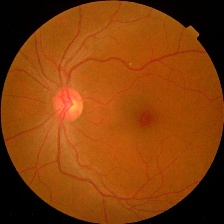
#> input picture datasets_augmented/aptos/test/images/c0_0000_e4dcca36ceb4.jpg, 224 x 224 px, found by its file name; its folder holds only this picture in this run
$ jupyter execute --allow-errors testam_chestii.ipynb
#> lines starting #> are read from the running program, lines starting #| are printed output that depends on the picture; after the words box and inside, x2 and y2 are one past the last pixel; in counts of white or black regions, pixels touching at a corner belong together
# B:\Projects\Disertatie\Diabetic-Retinopathy-Classifier\datasets\aptos19_sorted\NO_DR\0a38b552372d_0.png

[cell 1]
import cv2
import numpy as np
import matplotlib.pyplot as plt

def procesare_ben_graham_detaliata(image_path, size=512):
    # 1. Incarcare si Resize
#> called with size = 512
    img = cv2.imread(image_path)
#> img is the input picture: shape (224, 224, 3); mean B, G, R 10.3, 62.6, 132.7
    if img is None:
        raise ValueError(f"Nu s-a gasit imaginea la calea: {image_path}")

    img_resized = cv2.resize(img, (size, size))
    img_rgb = cv2.cvtColor(img_resized, cv2.COLOR_BGR2RGB)
    gray = cv2.cvtColor(img_resized, cv2.COLOR_BGR2GRAY)
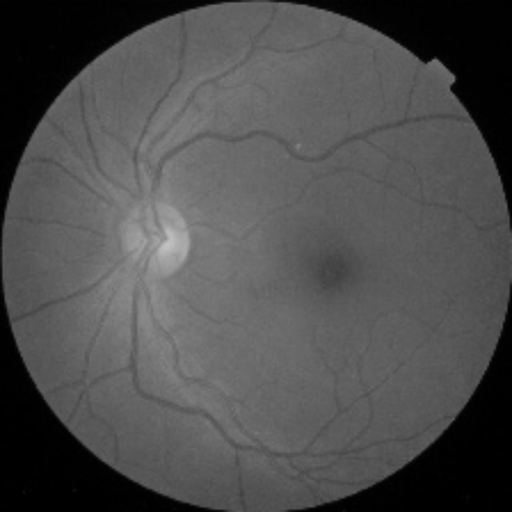
#> gray: shape (512, 512); min 0, max 195, mean 77.5

    # =========================================================
    # PASUL 1: Extragerea și Eroziunea Măștii
    # =========================================================
    _, thresh = cv2.threshold(gray, 10, 255, cv2.THRESH_BINARY)
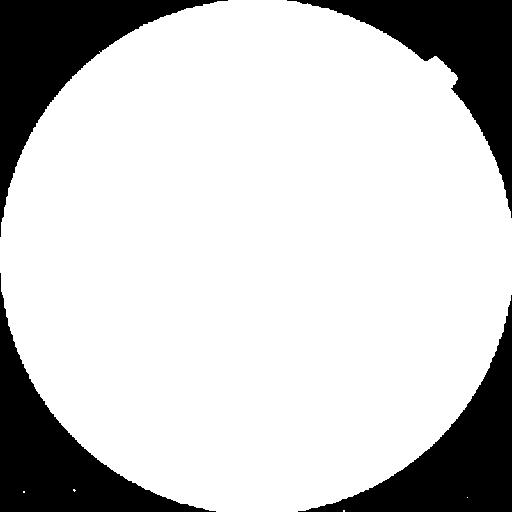
#> thresh: shape (512, 512); 79.5% white; 4 black regions, box (x1, y1, x2, y2) and area: (0, 0, 228, 237) 13919, (0, 273, 216, 512) 13518, (298, 295, 512, 512) 13123, (287, 0, 512, 218) 13052
    kernel_clean = cv2.getStructuringElement(cv2.MORPH_ELLIPSE, (15, 15))
    thresh_clean = cv2.morphologyEx(thresh, cv2.MORPH_OPEN, kernel_clean)
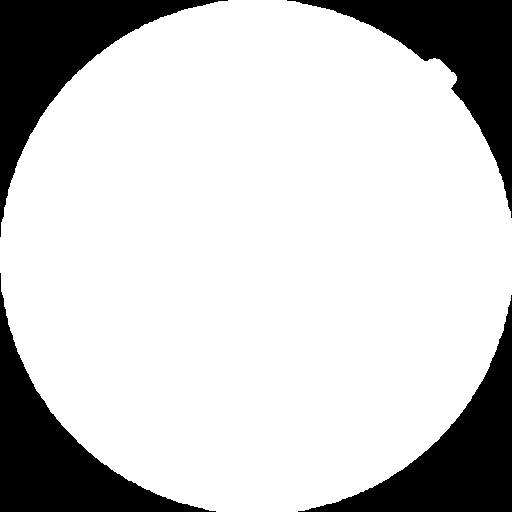
#> thresh_clean: shape (512, 512); 79.5% white; 4 black regions

    contours, _ = cv2.findContours(thresh_clean, cv2.RETR_EXTERNAL, cv2.CHAIN_APPROX_SIMPLE)
#> contours = 1 contour; box (x1, y1, x2, y2) and area: (0, 0, 512, 512) 207590
    if not contours:
        return img_resized, gray

    contur_ochi = max(contours, key=cv2.contourArea)
#> contur_ochi = contour of 677 points, box (x1, y1, x2, y2) (0, 0, 512, 512), area 207590
    masca_ochi_initiala = np.zeros((size, size), dtype=np.uint8)
    cv2.drawContours(masca_ochi_initiala, [contur_ochi], -1, 255, thickness=cv2.FILLED)

    kernel_eroziune = cv2.getStructuringElement(cv2.MORPH_ELLIPSE, (11, 11))
    masca_ochi = cv2.erode(masca_ochi_initiala, kernel_eroziune, iterations=1)
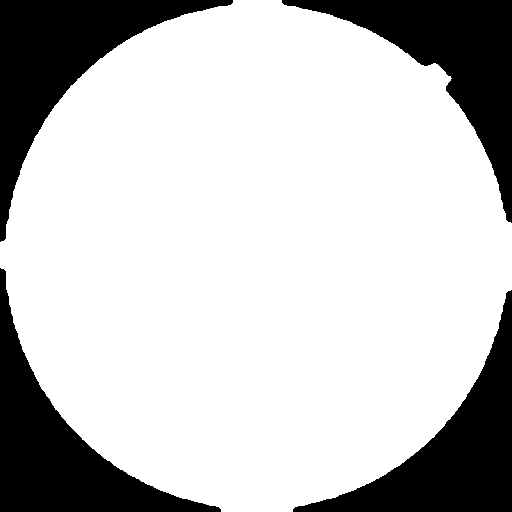
#> masca_ochi: shape (512, 512); 76.7% white; 4 black regions, box (x1, y1, x2, y2) and area: (0, 0, 233, 242) 15814, (0, 268, 221, 512) 15371, (282, 0, 512, 223) 14934, (293, 290, 512, 512) 14854

    # =========================================================
    # PASUL 2: Mecanismul Intern BEN GRAHAM
    # =========================================================
    sigmaX = size / 30.0
    # Salvăm stadiul de Blur pentru a-l afișa separat
    blur = cv2.GaussianBlur(gray, (0, 0), sigmaX)
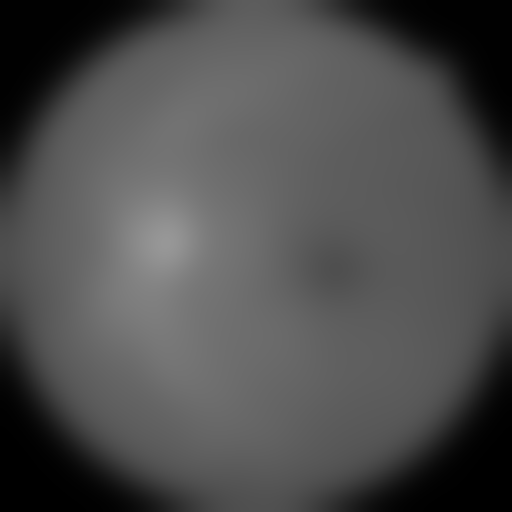
#> blur: shape (512, 512); min 0, max 151, mean 77.6

    # Formula propriu-zisă
    ben_graham_gray = cv2.addWeighted(gray, 4, blur, -4, 128)
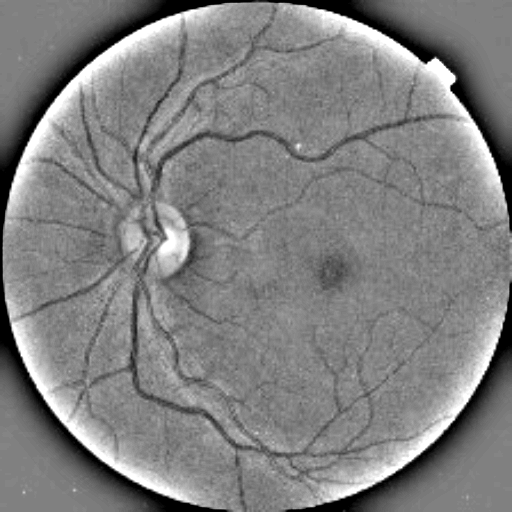
#> ben_graham_gray: shape (512, 512); min 0, max 255, mean 128.2

    # =========================================================
    # PASUL 3: Arhitectura Haloului (Distance Transform)
    # =========================================================
    masca_exterior = cv2.bitwise_not(masca_ochi)
    # Harta distanțelor ne arată topografia exteriorului
    dist = cv2.distanceTransform(masca_exterior, cv2.DIST_L2, 5)
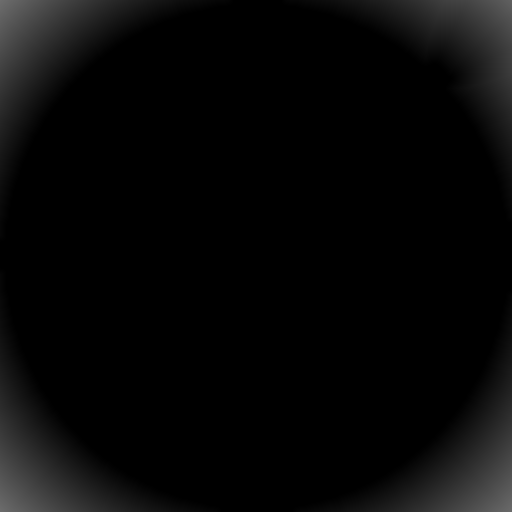
#> dist: shape (512, 512) float32; min 0, max 109.2, mean 7.5
    halo_width = 35.0

    rezultat_final = np.full((size, size), 128.0, dtype=np.float32)

    halo_mask = (dist > 0) & (dist <= halo_width)
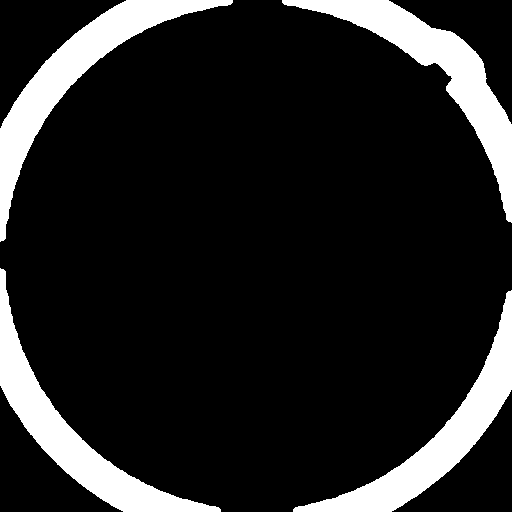
#> halo_mask: shape (512, 512) bool; 14.1% white; 4 white regions, box (x1, y1, x2, y2) and area: (282, 0, 512, 223) 9506, (0, 0, 233, 242) 9416, (0, 268, 221, 512) 9219, (293, 290, 512, 512) 8907
    fraction = dist[halo_mask] / halo_width

    # Creăm un "cadru" intermediar doar cu haloul pentru vizualizare
    doar_halo = np.full((size, size), 128.0, dtype=np.float32)
    doar_halo[halo_mask] = 128.0 * fraction
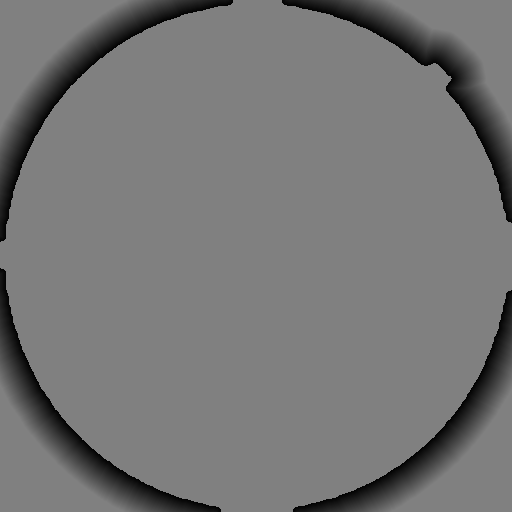
#> doar_halo: shape (512, 512) float32; min 3.66, max 128, mean 118

    # Asamblarea finală
    rezultat_final[halo_mask] = 128.0 * fraction
    interior_mask = (masca_ochi == 255)
    rezultat_final[interior_mask] = ben_graham_gray[interior_mask]
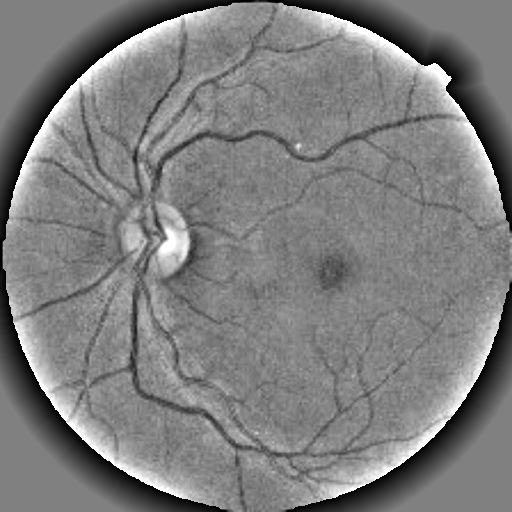
#> rezultat_final: shape (512, 512) float32; min 0, max 255, mean 125.9
    rezultat_final = rezultat_final.astype(np.uint8)

    # =========================================================
    # 📊 GENERAREA GRAFICULUI DETALIAT (3x3)
    # =========================================================
    fig, axes = plt.subplots(3, 3, figsize=(18, 16))

    # Setăm titlul principal
    fig.suptitle('Procesarea Secvențială: Extragere Contur, Transformare Ben Graham și Halou',
                 fontsize=20, fontweight='bold')

    # --- RÂNDUL 1: Izolarea Formei ---
    axes[0, 0].imshow(img_rgb)
    axes[0, 0].set_title('1. Imaginea Originală', fontsize=14)
    axes[0, 0].axis('off')

    axes[0, 1].imshow(gray, cmap='gray')
    axes[0, 1].set_title('2. Conversie Grayscale', fontsize=14)
    axes[0, 1].axis('off')

    axes[0, 2].imshow(masca_ochi, cmap='gray')
    axes[0, 2].set_title('3. Mască Binară Extrasă & Erodată', fontsize=14)
    axes[0, 2].axis('off')

    # --- RÂNDUL 2: Inspecția Ben Graham ---
    # Afișăm blur-ul Gaussian masiv care extrage lumina de fond
    axes[1, 0].imshow(blur, cmap='gray')
    axes[1, 0].set_title('4. Blur Gaussian Masiv (Fundal)', fontsize=14)
    axes[1, 0].axis('off')

    # Afișăm rezultatul formulei Ben Graham (Original - Blur)
    axes[1, 1].imshow(ben_graham_gray, cmap='gray')
    axes[1, 1].set_title('5. Filtru Ben Graham Brut', fontsize=14)
    axes[1, 1].axis('off')

    # Trecerea spre Halo: arătăm exteriorul gol
    axes[1, 2].imshow(masca_exterior, cmap='gray')
    axes[1, 2].set_title('6. Mască Exterior (Cadrul de Lucru)', fontsize=14)
    axes[1, 2].axis('off')

    # --- RÂNDUL 3: Matematica Haloului și Finalul ---
    # Folosim colormap 'viridis' pentru Distance Transform (arată foarte științific/profesionist!)
    axes[2, 0].imshow(dist, cmap='viridis')
    axes[2, 0].set_title('7. Harta Distanțelor (Distance Transform)', fontsize=14)
    axes[2, 0].axis('off')

    axes[2, 1].imshow(doar_halo, cmap='gray', vmin=0, vmax=255)
    axes[2, 1].set_title('8. Generare Gradient Halo Exterior', fontsize=14)
    axes[2, 1].axis('off')

    axes[2, 2].imshow(rezultat_final, cmap='gray')
    axes[2, 2].set_title('9. Imagine Finală Asamblată', fontsize=16, fontweight='bold', color='darkred')
    axes[2, 2].axis('off')

    # 💥 FIX PENTRU SUPRAPUNERE 💥
    # 'rect' forțează layout-ul să lase spațiu sus (între 0.96 și 1.0) special pentru titlul principal!
    plt.tight_layout(rect=[0, 0.03, 1, 0.96])
    plt.show()

    return img_resized, rezultat_final

[cell 2]
import os
import random

# 1. Setează calea către folderul de unde vrei să tragi imaginile (ex: folderul de train)
folder_imagini = "B:\Projects\Disertatie\Diabetic-Retinopathy-Classifier\datasets\originals\EyePACS\Images"

# 2. Citim toate fișierele din acel folder și le filtrăm doar pe cele de tip imagine
toate_fisierele = os.listdir(folder_imagini)
imagini_disponibile = [f for f in toate_fisierele if f.lower().endswith(('.png', '.jpg', '.jpeg'))]

# 3. Verificăm dacă a găsit imagini și alegem una random
if len(imagini_disponibile) > 0:
    imagine_random = random.choice(imagini_disponibile)
    cale_completa = os.path.join(folder_imagini, imagine_random)

    print(f"🎲 Am ales la întâmplare imaginea: {imagine_random}")

    # 4. Apelăm funcția ta de vizualizare
    img_orig, img_procesata = procesare_ben_graham_detaliata(cale_completa)
else:
    print(f"❌ Nu am găsit nicio imagine cu extensia .jpg/.png în folderul: {folder_imagini}")

[cell 3]
import os
from pathlib import Path

def verifica_dataset(cale_dataset):
    base_dir = Path(cale_dataset)

    if not base_dir.exists():
        print(f"Eroare: Folderul {base_dir} nu a fost gasit!")
        return

    # Setam split-urile si clasele pe care vrem sa le numaram
    splits = ["test", "train", "val"]
    classes = ["0", "1", "2", "3", "4"]
    extensii_imagini = {".png", ".jpg", ".jpeg", ".bmp", ".tif", ".tiff"}

    # Structura de date pentru a tine evidenta: dictionar in dictionar
    # ex: counts["0"]["train"] = 1800
    counts = {cls: {split: 0 for split in splits} for cls in classes}

    # Culegem datele din foldere
    for split in splits:
        for cls in classes:
            folder_path = base_dir / split / cls
            if folder_path.exists() and folder_path.is_dir():
                # Numaram doar fisierele cu extensii de imagine
                num_images = sum(
                    1 for file in folder_path.iterdir()
                    if file.is_file() and file.suffix.lower() in extensii_imagini
                )
                counts[cls][split] = num_images

    # Afisam exact in formatul cerut de tine
    print(f"{cale_dataset}")
    for cls in classes:
        print(f"Class {cls}:")
        print(f"\t-> test:  {counts[cls]['test']}")
        print(f"\t-> train: {counts[cls]['train']}")
        print(f"\t-> val:   {counts[cls]['val']}\n")

    print("-" * 40 + "\n")

if __name__ == "__main__":
    # Schimba aici cu calea catre dataset-ul tau
    verifica_dataset(r"B:\Projects\Disertatie\Diabetic-Retinopathy-Classifier\datasets\originals\Diabetic_Balanced_Data")

[cell 4]
verifica_dataset(r"B:\Projects\Disertatie\Diabetic-Retinopathy-Classifier\datasets\Diabetic_Balanced_Aug_resized_train")
verifica_dataset(r"B:\Projects\Disertatie\Diabetic-Retinopathy-Classifier\datasets\Diabetic_Balanced_Aug_resized_train_cropped")

[cell 5]
verifica_dataset(r"B:\Projects\Disertatie\Diabetic-Retinopathy-Classifier\datasets\my_dataset")

[cell 6]
verifica_dataset(r"B:\Projects\Disertatie\Diabetic-Retinopathy-Classifier\datasets\Diabetic_Balanced_Data_original")
verifica_dataset(r"B:\Projects\Disertatie\Diabetic-Retinopathy-Classifier\datasets\Diabetic_Balanced_Data_augmented")

[cell 7]
verifica_dataset(r"B:\Projects\Disertatie\Diabetic-Retinopathy-Classifier\datasets\processed_by_me\balanced_aug_new\Final_split_dataset")
verifica_dataset(r"B:\Projects\Disertatie\Diabetic-Retinopathy-Classifier\datasets\processed_by_me\balanced_aug_new\final_augmented+ben_graham_dataset")

[cell 8]
verifica_dataset(r"B:\Projects\Disertatie\Diabetic-Retinopathy-Classifier\datasets\processed_by_me\aptos_new\final_aptos_augmented+ben_graham_dataset")

[cell 9]
verifica_dataset(r"B:\Projects\Disertatie\Diabetic-Retinopathy-Classifier\datasets\processed_by_me\eyepacs_clean\step1_split_standard")

[cell 10]
# Show number of images from cleaned_dataset (only 0/1/2/3/4 structure)
from matplotlib.pylab import split


def verifica_dataset_2(cale_dataset):
    base_dir = Path(cale_dataset)

    if not base_dir.exists():
        print(f"Eroare: Folderul {base_dir} nu a fost gasit!")
        return

    # Setam split-urile si clasele pe care vrem sa le numaram
    classes = ["0", "1", "2", "3", "4"]
    extensii_imagini = {".png", ".jpg", ".jpeg", ".bmp", ".tif", ".tiff"}

    # Structura de date pentru a tine evidenta: dictionar in dictionar
    # ex: counts["0"] = 1800
    counts = {cls: 0 for cls in classes}

    # Culegem datele din foldere
    for cls in classes:
        folder_path = base_dir / cls
        if folder_path.exists() and folder_path.is_dir():
            # Numaram doar fisierele cu extensii de imagine
            num_images = sum(
                1 for file in folder_path.iterdir()
                if file.is_file() and file.suffix.lower() in extensii_imagini
            )
            counts[cls] = num_images

    # Afisam exact in formatul cerut de tine
    print(f"{cale_dataset}")
    for cls in classes:
        print(f"Class {cls}:")
        print(f"\t-> train: {counts[cls]}")

    print("-" * 40 + "\n")

if __name__ == "__main__":
    # Schimba aici cu calea catre dataset-ul tau
    verifica_dataset_2(r"B:\Projects\Disertatie\Diabetic-Retinopathy-Classifier\datasets\cleaned_dataset")

[cell 11]
# Show 5 images (1 from each class) for 2 different datasets: 2 subplots with 1 line and 5 columns, each column is a class (0/1/2/3/4) and each line is a dataset (ex: original vs augmented)
def arata_imagini_random_diferite_dataseturi(cale_dataset_1, cale_dataset_2):
    classes = ["0", "1", "2", "3", "4"]
    extensii_imagini = {".png", ".jpg", ".jpeg", ".bmp", ".tif", ".tiff"}

    fig, axes = plt.subplots(2, 5, figsize=(20, 8))
    fig.suptitle("Comparatie imagini: Dataset 1 (sus) vs Dataset 2 (jos)", fontsize=16)

    for col, cls in enumerate(classes):
        # Dataset 1
        folder_1 = Path(cale_dataset_1) / cls
        imagini_1 = [f for f in folder_1.iterdir() if f.is_file() and f.suffix.lower() in extensii_imagini]
        if imagini_1:
            img_1 = cv2.imread(str(np.random.choice(imagini_1)))
            img_1_rgb = cv2.cvtColor(img_1, cv2.COLOR_BGR2RGB)
            axes[0, col].imshow(img_1_rgb)
            axes[0, col].set_title(f"Dataset 1 - Class {cls}")
            axes[0, col].axis('off')
        else:
            axes[0, col].set_title(f"Dataset 1 - Class {cls}\n(No images)")
            axes[0, col].axis('off')

        # Dataset 2
        folder_2 = Path(cale_dataset_2) / cls
        imagini_2 = [f for f in folder_2.iterdir() if f.is_file() and f.suffix.lower() in extensii_imagini]
        if imagini_2:
            img_2 = cv2.imread(str(np.random.choice(imagini_2)))
            img_2_rgb = cv2.cvtColor(img_2, cv2.COLOR_BGR2RGB)
            axes[1, col].imshow(img_2_rgb)
            axes[1, col].set_title(f"Dataset 2 - Class {cls}")
            axes[1, col].axis('off')
        else:
            axes[1, col].set_title(f"Dataset 2 - Class {cls}\n(No images)")
            axes[1, col].axis('off')

    plt.tight_layout()
    plt.show()

#> (the rest of this cell did not finish here and is left out)

## Antrenare

[cell 12]
# Split all images from datasets/originals/EyePACS/Images in folders containing max 10000 images
from pathlib import Path
import shutil

def split_images_in_batches(input_folder, output_folder, batch_size=10000):
#> called with batch_size = 10000
    input_folder = Path(input_folder)
    output_folder = Path(output_folder)

    if not input_folder.exists():
        print(f"Eroare: Folderul {input_folder} nu exista.")
        return

    output_folder.mkdir(parents=True, exist_ok=True)

    # Colectam toate imaginile
    imagini = sorted([p for p in input_folder.iterdir() if p.suffix.lower() in {'.png', '.jpg', '.jpeg'}])

    # Impartim in batch-uri
    for i in range(0, len(imagini), batch_size):
        batch = imagini[i:i + batch_size]
        batch_num = (i // batch_size) + 1
        batch_folder = output_folder / f"batch_{batch_num}"
        batch_folder.mkdir(parents=True, exist_ok=True)

        for img_path in batch:
            shutil.copy2(img_path, batch_folder / img_path.name)

        print(f"Batch {batch_num}: {len(batch)} imagini copiate in {batch_folder}")

if __name__ == "__main__":
    split_images_in_batches(
        r"B:\Projects\Disertatie\Diabetic-Retinopathy-Classifier\datasets\originals\EyePACS\Images",
        r"B:\Projects\Disertatie\Diabetic-Retinopathy-Classifier\datasets\originals\EyePACS\Images_split"
    )

$ run again, on datasets_augmented/aptos/test/images/c0_0128_f58cdfa968be.jpg
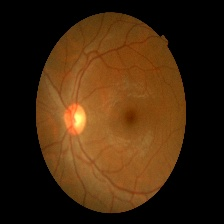
#> input picture datasets_augmented/aptos/test/images/c0_0128_f58cdfa968be.jpg, 224 x 224 px, found by its file name
#> in procesare_ben_graham_detaliata, img is the input picture: shape (224, 224, 3); mean B, G, R 13.4, 38.4, 64.5
#> in procesare_ben_graham_detaliata, `_, thresh = cv2.threshold(gray, 10, 255, cv2.THRESH_BINARY)`:
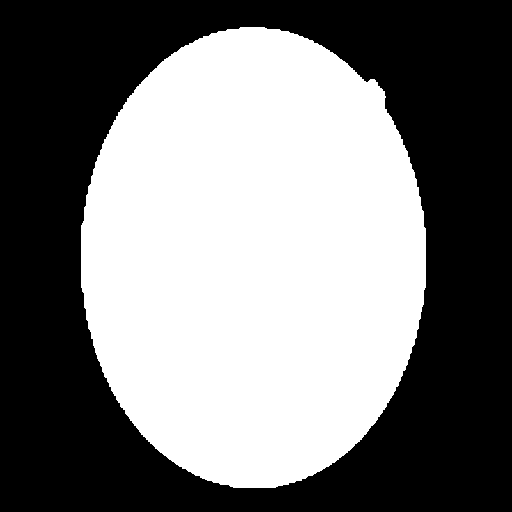
#> thresh: shape (512, 512); 48% white; 1 white region, box (x1, y1, x2, y2) and area: (81, 27, 426, 488) 125700
#> thresh_clean: shape (512, 512); 47.9% white; 1 white region
#> contours = 1 contour; box (x1, y1, x2, y2) and area: (81, 27, 426, 488) 124920
#> contur_ochi = contour of 500 points, box (x1, y1, x2, y2) (81, 27, 426, 488), area 124920
#> masca_ochi: shape (512, 512); 45.4% white; 1 white region, box (x1, y1, x2, y2) and area: (86, 32, 421, 483) 118992
#> halo_mask: shape (512, 512) bool; 18% white; 1 white region, box (x1, y1, x2, y2) and area: (51, 0, 456, 512) 47193
#> in procesare_ben_graham_detaliata, `rezultat_final[interior_mask] = ben_graham_gray[interior_mask]`:
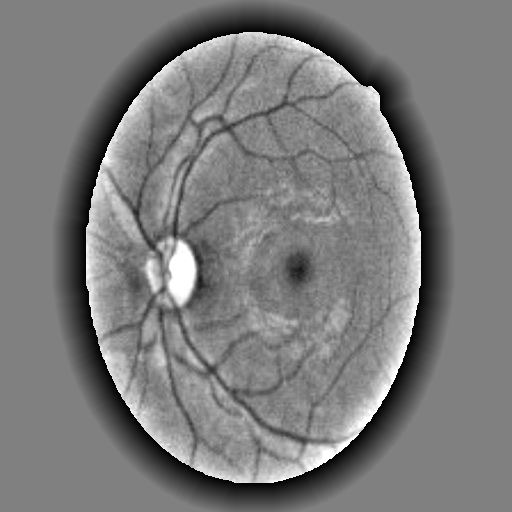
#> rezultat_final: shape (512, 512) float32; min 3.66, max 255, mean 123.8

$ run again, on datasets_augmented/aptos/test/images/c0_0176_fce73678f650.jpg
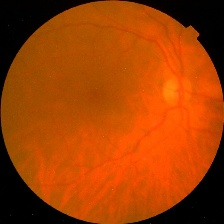
#> input picture datasets_augmented/aptos/test/images/c0_0176_fce73678f650.jpg, 224 x 224 px, found by its file name
#> in procesare_ben_graham_detaliata, img is the input picture: shape (224, 224, 3); mean B, G, R 1.9, 62.7, 159.5
#> thresh: shape (512, 512); 79.7% white; 4 black regions, box (x1, y1, x2, y2) and area: (0, 0, 225, 236) 13874, (0, 277, 212, 512) 13393, (298, 299, 512, 512) 13019, (292, 0, 512, 214) 12936
#> thresh_clean: shape (512, 512); 79.6% white; 4 black regions
#> contours = 1 contour; box (x1, y1, x2, y2) and area: (0, 0, 512, 512) 207971
#> contur_ochi = contour of 662 points, box (x1, y1, x2, y2) (0, 0, 512, 512), area 207971
#> masca_ochi: shape (512, 512); 76.9% white; 4 black regions, box (x1, y1, x2, y2) and area: (0, 0, 230, 241) 15756, (0, 272, 217, 512) 15220, (287, 0, 512, 219) 14743, (293, 294, 512, 512) 14739
#> halo_mask: shape (512, 512) bool; 14% white; 4 white regions, box (x1, y1, x2, y2) and area: (0, 0, 230, 241) 9351, (287, 0, 512, 219) 9346, (0, 272, 217, 512) 9116, (293, 294, 512, 512) 8846
#> in procesare_ben_graham_detaliata, `rezultat_final[interior_mask] = ben_graham_gray[interior_mask]`:
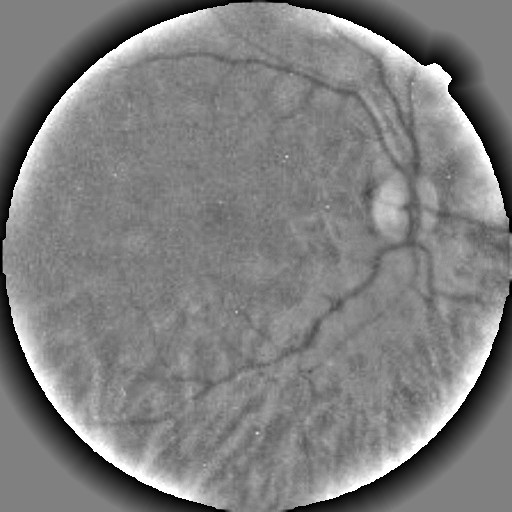
#> rezultat_final: shape (512, 512) float32; min 0, max 255, mean 127.2
